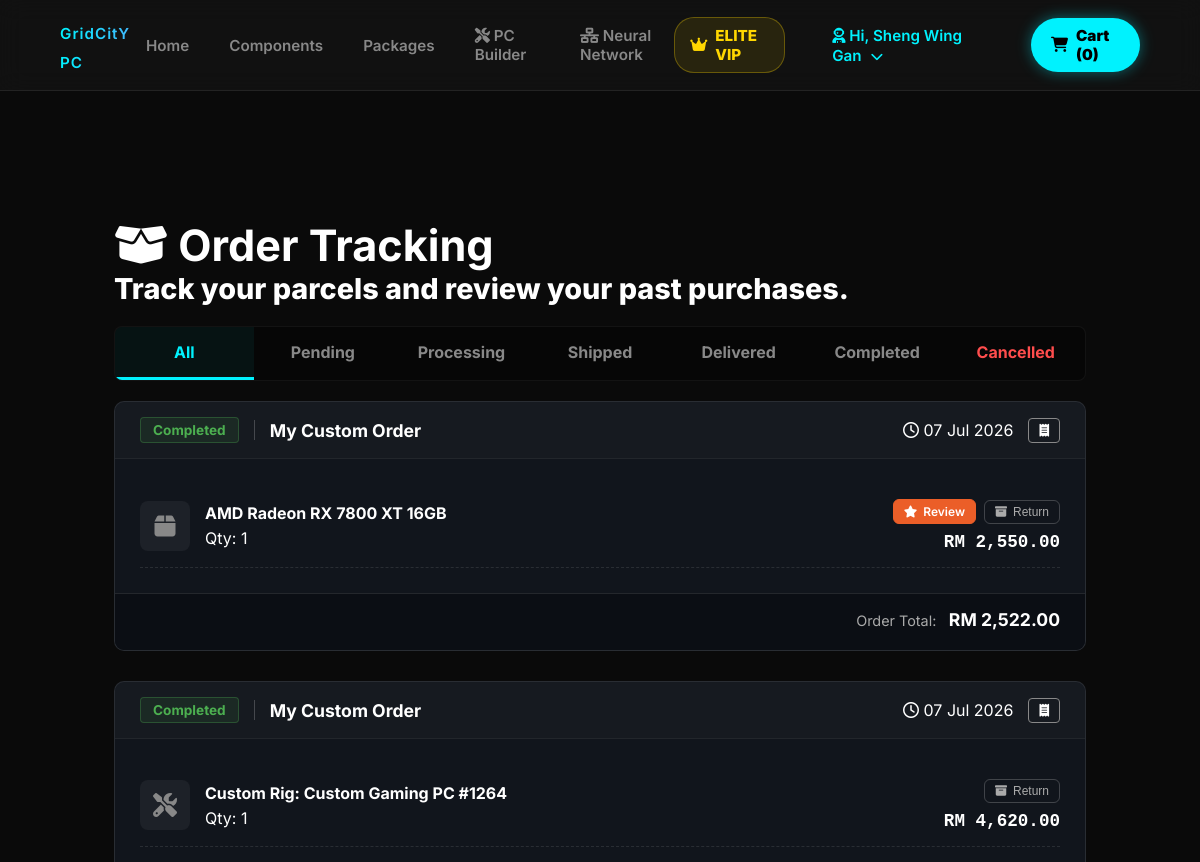
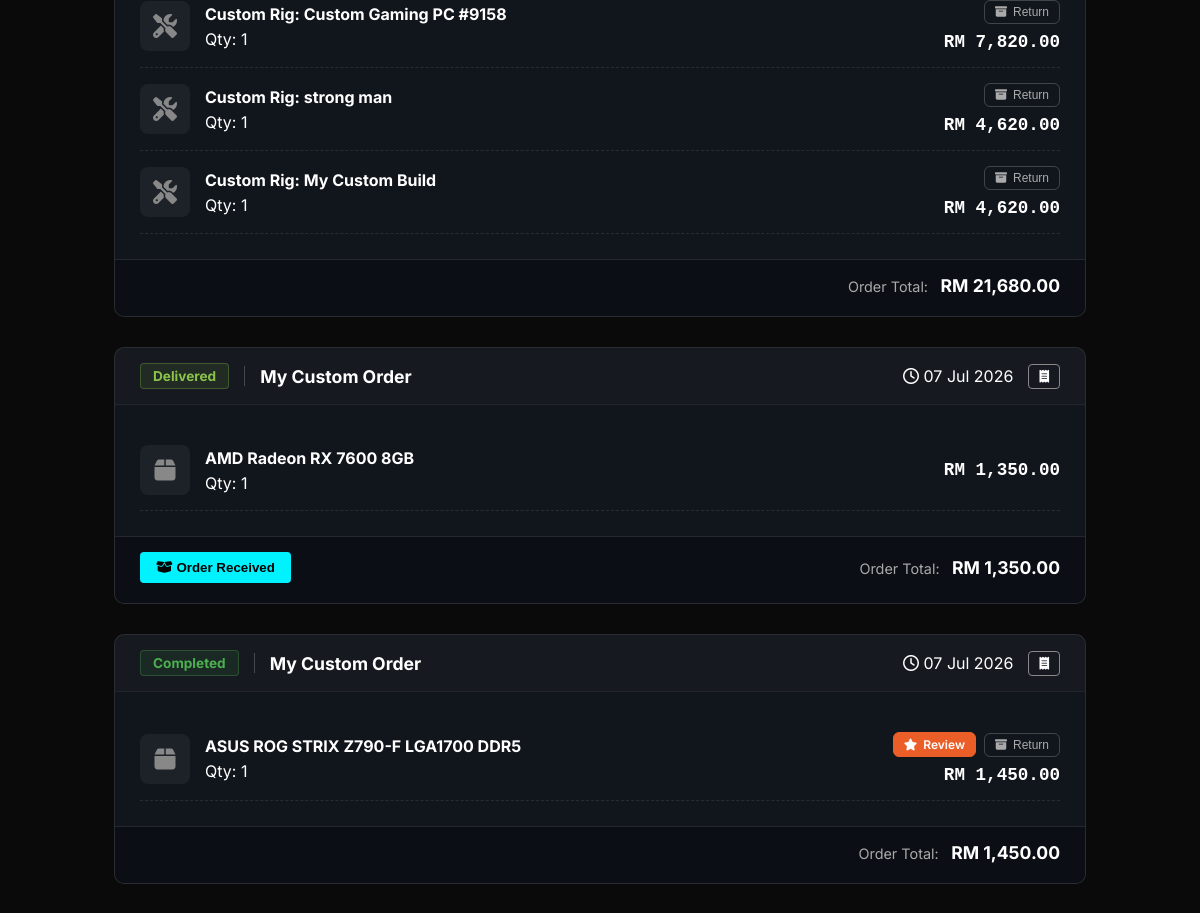
The page /my_orders.php (signed in, upper part) on the database as committed earlier (2 pictures, top to bottom).
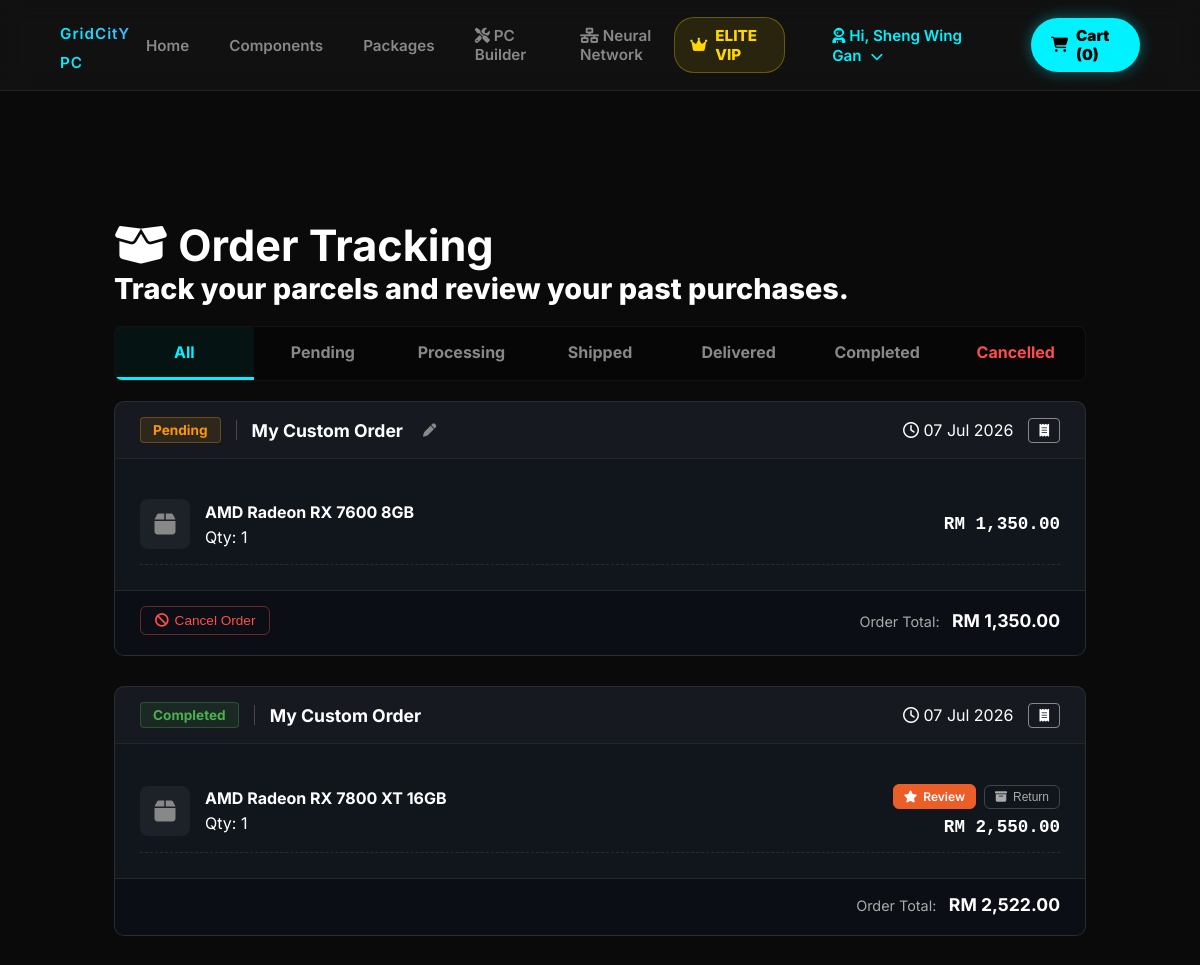
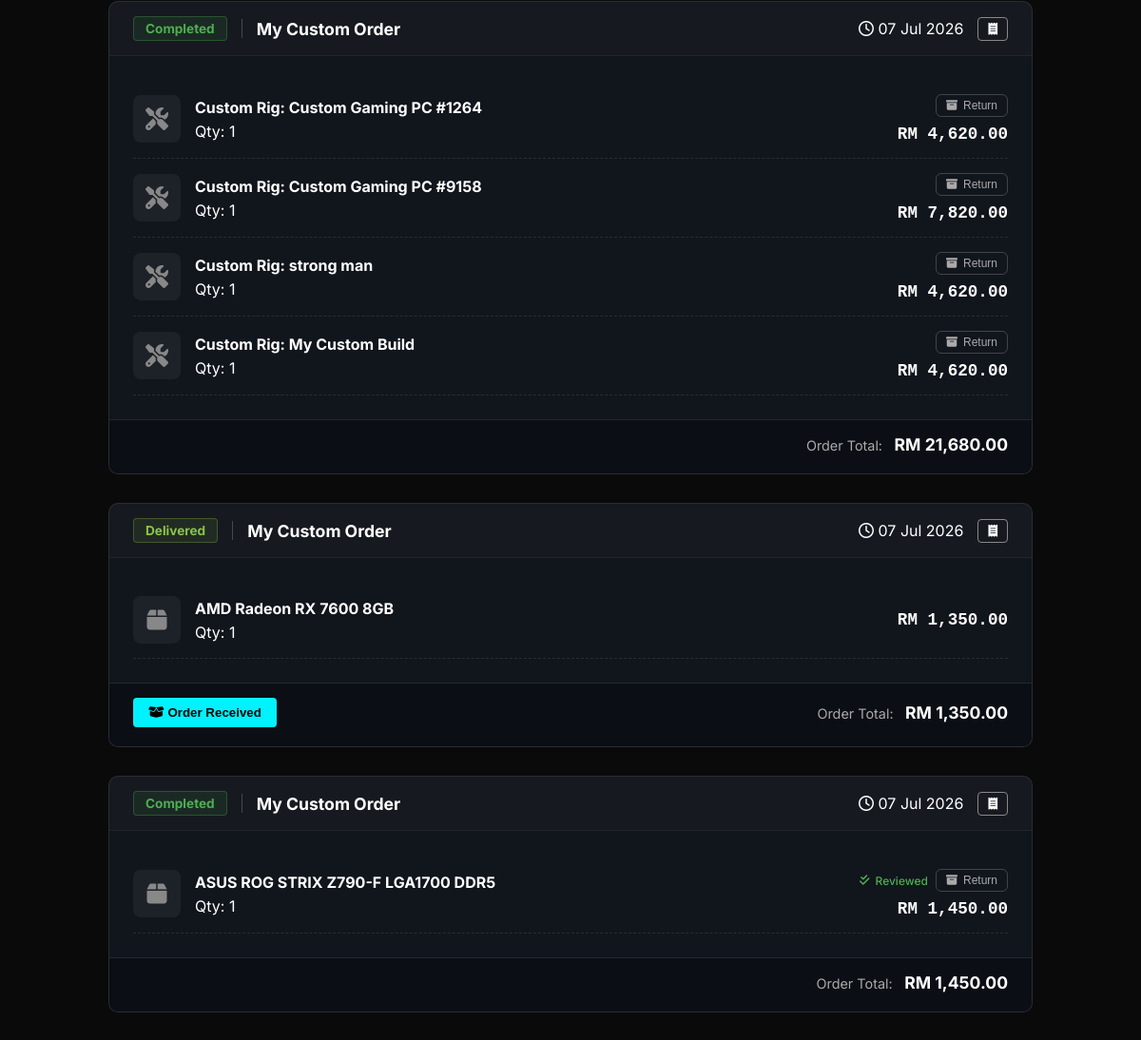
The same page on the database as committed later (2 pictures, top to bottom).
### tables this page shows
CREATE TABLE `orders` (
  `order_id` int(11) NOT NULL,
  `order_name` varchar(100) DEFAULT 'My Custom Order',
  `customer_id` int(11) NOT NULL,
  `order_date` datetime DEFAULT current_timestamp(),
  `total_amount` decimal(10,2) NOT NULL,
  `coins_used` int(11) NOT NULL DEFAULT 0,
  `discount_amount` decimal(10,2) NOT NULL DEFAULT 0.00,
  `shipping_address` text NOT NULL,
  `contact_number` varchar(20) DEFAULT NULL,
  `order_status` varchar(20) DEFAULT 'Pending'
);

CREATE TABLE `order_details` (
  `order_detail_id` int(11) NOT NULL,
  `order_id` int(11) NOT NULL,
  `product_id` int(11) DEFAULT NULL,
  `pc_build` int(11) DEFAULT NULL,
  `package_id` int(11) DEFAULT NULL,
  `affiliate_id` int(11) DEFAULT NULL,
  `quantity` int(11) NOT NULL,
  `unit_price` decimal(10,2) NOT NULL,
  `return_status` varchar(50) DEFAULT NULL,
  `return_reason` text DEFAULT NULL,
  `return_image` varchar(255) DEFAULT NULL
);

CREATE TABLE `products` (
  `product_id` int(11) NOT NULL,
  `category_id` int(11) NOT NULL,
  `product_name` varchar(100) NOT NULL,
  `description` text DEFAULT NULL,
  `price` decimal(10,2) NOT NULL,
  `stock_quantity` int(11) NOT NULL DEFAULT 0,
  `specifications` text DEFAULT NULL,
  `image_url` longtext DEFAULT NULL,
  `status` varchar(20) DEFAULT 'Available',
  `tdp_wattage` int(11) DEFAULT 0,
  `is_package` tinyint(1) DEFAULT 0,
  `socket_type` varchar(20) DEFAULT NULL COMMENT 'For CPU and Motherboard (e.g., LGA1700, AM5)',
  `ram_type` varchar(20) DEFAULT NULL COMMENT 'For Motherboard and RAM (e.g., DDR4, DDR5)',
  `performance_tier` int(2) DEFAULT 0 COMMENT '1-10 scale for AI Bottleneck calculation'
);

### my_orders.php (the view, shortened to what the changed rows need)
<?php
require_once 'config.php';
$customer_id = $_SESSION['customer_id'];
$auto_complete_query = "UPDATE orders SET order_status = 'Completed' WHERE order_status = 'Delivered' AND order_date <= DATE_SUB(NOW(), INTERVAL 7 DAY)";
$conn->query($auto_complete_query);
$current_filter = isset($_GET['status']) ? $_GET['status'] : 'All';
$orders = [];
if ($current_filter === 'All') {
    $query_orders = "SELECT * FROM orders WHERE customer_id = ? ORDER BY order_date DESC";
    $stmt = $conn->prepare($query_orders);
    $stmt->bind_param("i", $customer_id);
} else {
    $query_orders = "SELECT * FROM orders WHERE customer_id = ? AND order_status = ? ORDER BY order_date DESC";
    $stmt = $conn->prepare($query_orders);
    $stmt->bind_param("is", $customer_id, $current_filter);
}
$stmt->execute();
$result_orders = $stmt->get_result();
while ($row = $result_orders->fetch_assoc()) {
    $order_id = $row['order_id'];
    $query_details = "
        SELECT od.*, p.product_name, sb.build_name, pk.package_name,
               (SELECT COUNT(*) FROM reviews r WHERE r.product_id = od.product_id AND r.customer_id = ?) AS is_reviewed
        FROM order_details od
        LEFT JOIN products p ON od.product_id = p.product_id
        LEFT JOIN saved_builds sb ON od.pc_build = sb.pc_build
        LEFT JOIN packages pk ON od.package_id = pk.package_id
        WHERE od.order_id = ?
    ";
    $stmt_details = $conn->prepare($query_details);
    $stmt_details->bind_param("ii", $customer_id, $order_id);
    $stmt_details->execute();
    $result_details = $stmt_details->get_result();
    $items = [];
    while ($item = $result_details->fetch_assoc()) {
        $item_display_name = $item['product_name'];
        if (!$item_display_name) {
            if ($item['build_name']) {
                $item_display_name = "Custom Rig: " . $item['build_name'];
            } elseif ($item['package_name']) {
                $item_display_name = "Package: " . $item['package_name'];
            } else {
                $item_display_name = "Unknown Item";
            }
        }
        $item['display_name'] = $item_display_name;
        $items[] = $item;
    }
    $row['items'] = $items;
    $orders[] = $row;
}
?>
<!DOCTYPE html>
<html lang="en">
<head>
    <link rel="stylesheet" href="https://cdnjs.cloudflare.com/ajax/libs/font-awesome/6.4.0/css/all.min.css">
    <link rel="stylesheet" href="css/style.css">
</head>
<body>
    <?php include 'includes/header.php'; ?>
    <main class="main-container cart-page-wrapper">
        <div class="auth-title" style="text-align: left; margin-bottom: 20px;">
            <h2><i class="fa-solid fa-box-open"></i> Order Tracking</h2>
        </div>
        <?php if (empty($orders)): ?>
            <div class="cart-empty-state">
                <i class="fa-solid fa-box" style="font-size: 3rem; color: var(--text-muted); margin-bottom: 15px;"></i>
                <h3 style="color: var(--text-main);">No orders found in this category.</h3>
            </div>
        <?php else: ?>
            <?php foreach ($orders as $order): ?>
                <div class="order-card">
                    <div class="order-header">
                        <div style="display: flex; align-items: center; gap: 10px;">
                            <span class="status-badge badge-<?php echo htmlspecialchars($order['order_status']); ?>">
                                <?php echo htmlspecialchars($order['order_status']); ?>
                            </span>
                            <span style="color: var(--text-main); font-weight: bold; font-size: 1.1rem;">
                                <?php echo htmlspecialchars($order['order_name'] ?? 'Order #' . str_pad($order['order_id'], 5, "0", STR_PAD_LEFT)); ?>
                            </span>
                            <?php if (in_array($order['order_status'], ['Pending', 'Processing', 'Shipped'])): ?>
                            <button class="btn-rename" onclick="promptRename(<?php echo $order['order_id']; ?>, '<?php echo addslashes(htmlspecialchars($order['order_name'] ?? 'Order #'.$order['order_id'])); ?>')">
                                <i class="fa-solid fa-pen"></i>
                            </button>
                            <?php endif; ?>
                        </div>
                        <div style="display: flex; gap: 15px; align-items: center;">
                            <span class="specs"><i class="fa-regular fa-clock"></i> <?php echo date('d M Y', strtotime($order['order_date'])); ?></span>
                            <a href="invoice.php?id=<?php echo $order['order_id']; ?>" target="_blank" class="btn" style="padding: 4px 10px; border: 1px solid var(--text-muted); color: var(--text-main); border-radius: 4px; font-size: 0.8rem; text-decoration: none;">
                                <i class="fa-solid fa-receipt"></i>
                            </a>
                        </div>
                    </div>
<div class="order-body" style="display: flex; flex-direction: column; width: 100%;">
    <?php
    foreach ($order['items'] as $item):
    ?>
        <div class="order-item-wrapper" style="display: flex; justify-content: space-between; align-items: center; padding: 15px 0; border-bottom: 1px dashed rgba(255,255,255,0.1);">
            <div class="item-info" style="display: flex; gap: 15px; align-items: center; flex: 1;">
                <div class="item-thumb" style="width: 50px; height: 50px; background: rgba(255,255,255,0.05); border-radius: 8px; display: flex; justify-content: center; align-items: center;">
                    <i class="fa-solid <?php echo strpos(strtolower($item['display_name']), 'custom') !== false ? 'fa-screwdriver-wrench' : 'fa-box'; ?>" style="font-size: 1.5rem; color: var(--text-muted);"></i>
                </div>
                <div>
                    <h4 style="color: var(--text-main); margin: 0 0 5px 0; font-size: 1rem;">
                        <?php echo htmlspecialchars($item['display_name']); ?>
                    </h4>
                    <span class="specs">Qty: <?php echo $item['quantity']; ?></span>
                </div>
            </div>
           <div class="item-actions" style="display: flex; flex-direction: column; align-items: flex-end; gap: 8px;">
                <?php if ($order['order_status'] == 'Completed'): ?>
                    <div style="display: flex; gap: 8px; align-items: center;"> <?php if (!empty($item['product_id'])): ?>
                            <?php if ($item['is_reviewed'] > 0): ?>
                                <span class="badge-text-green" style="font-size: 0.75rem; padding: 4px 0;">
                                    <i class="fa-solid fa-check-double"></i> Reviewed
                                </span>
                            <?php else: ?>
                                <a href="leave_review.php?product_id=<?php echo $item['product_id']; ?>" class="btn-solid-orange" style="font-size: 0.75rem; padding: 4px 10px;">
                                    <i class="fa-solid fa-star"></i> Review
                                </a>
                            <?php endif; ?>
                        <?php endif; ?>
<?php if (!empty($item['return_status'])): ?>
                            <?php
                                $badge_class = 'badge-outline-orange';
                                $icon_class = 'fa-clock-rotate-left';
                                if ($item['return_status'] == 'Refunded') {
                                    $badge_class = 'badge-outline-green';
                                    $icon_class = 'fa-circle-check';
                                } elseif ($item['return_status'] == 'Rejected') {
                                    $badge_class = 'badge-outline-red';
                                    $icon_class = 'fa-circle-xmark';
                                }
                            ?>
                            <span class="<?php echo $badge_class; ?>" style="font-size: 0.75rem; padding: 4px 10px;">
                                <i class="fa-solid <?php echo $icon_class; ?>"></i> Return: <?php echo htmlspecialchars($item['return_status']); ?>
                            </span>
                        <?php else: ?>
                            <button type="button" class="btn-outline-muted" style="font-size: 0.75rem; padding: 4px 10px;" onclick="promptReturn(<?php echo $order['order_id']; ?>, <?php echo $item['order_detail_id']; ?>)">
                                <i class="fa-solid fa-box-archive"></i> Return
                            </button>
                        <?php endif; ?>
                    </div>
                <?php endif; ?>
                <div style="color: var(--text-main); font-weight: bold; font-size: 1.1rem; font-family: 'JetBrains Mono', monospace;">
                    RM <?php echo number_format($item['unit_price'], 2); ?>
                </div>
            </div>
            </div>
    <?php endforeach; ?>
</div>
<div class="order-footer" style="display: flex; justify-content: space-between; align-items: center; padding-top: 15px;">
    <div style="display: flex; gap: 10px;"> <?php if ($order['order_status'] == 'Delivered'): ?>
            <form method="POST" action="my_orders.php" style="margin: 0;">
                <button type="submit" class="btn-received" onclick="return confirm('Have you received the products in good condition?');">
                    <i class="fa-solid fa-box-open"></i> Order Received
                </button>
            </form>
        <?php endif; ?>
        <?php if ($order['order_status'] == 'Pending'): ?>
            <form method="POST" action="my_orders.php" style="margin: 0;">
                <button type="submit" class="btn-outline-muted" style="color: #ff4d4d; border-color: rgba(255, 77, 77, 0.4);" onclick="return confirm('Are you sure you want to cancel this order? RM <?php echo number_format($order['total_amount'], 2); ?> will be refunded to your wallet immediately.');">
                    <i class="fa-solid fa-ban"></i> Cancel Order
                </button>
            </form>
        <?php endif; ?>
    </div> <div style="text-align: right;">
        <span style="color: #aaa; font-size: 0.9rem;">Order Total:</span>
        <strong style="color: #fff; font-size: 1.1rem; margin-left: 8px;">RM <?php echo number_format($order['total_amount'], 2); ?></strong>
    </div>
</div> </div> <?php endforeach; ?> <?php endif; ?> </main> <?php include 'includes/footer.php'; ?>
</body>
</html>

Rows that differ between the two databases and show on the page:
added orders: order_status "Pending", order_name "My Custom Order", order_date "07 Jul 2026", total_amount "1,350.00"
added order_details: product.product_name "AMD Radeon RX 7600 8GB", quantity "1", unit_price "1,350.00", shown under "Pending"
computed for order_details "ASUS ROG STRIX Z790-F LGA1700 DDR5": text "Review" → "Reviewed"
